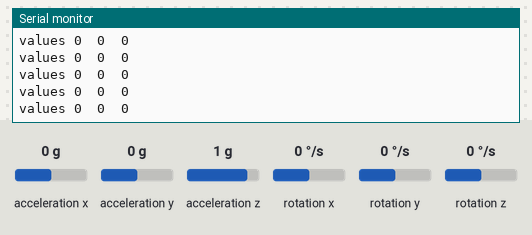
This sketch was run on a simulated ESP32. On the bench: the last lines printed to the serial monitor. The inputs (shaded band) are chosen by the test bench; at power-on: acceleration x 0 g, acceleration y 0 g, acceleration z 1 g, rotation z 0 °/s, rotation x 0 °/s, rotation y 0 °/s.

Above: at 1.7 s.
1.8 s: acceleration x set to -1.4 g
At 1.84 s:
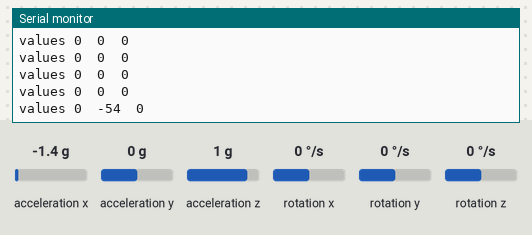
3.3 s: acceleration y set to -1.4 g
At 3.33 s:
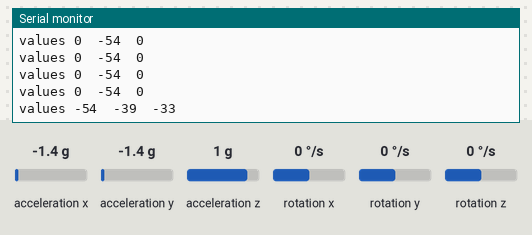
4.8 s: acceleration z set to -1.4 g
At 4.82 s:
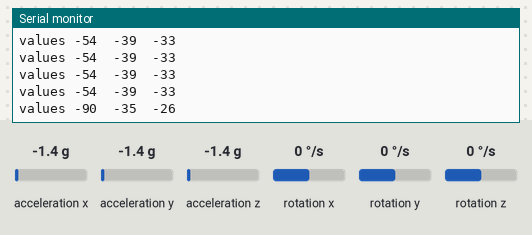
6.3 s: rotation z set to -192 °/s
At 6.32 s:
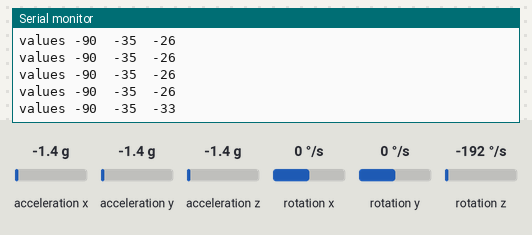
Timing chart, 0 to 8.8 s (numbered marks = the images above; inputs shaded):
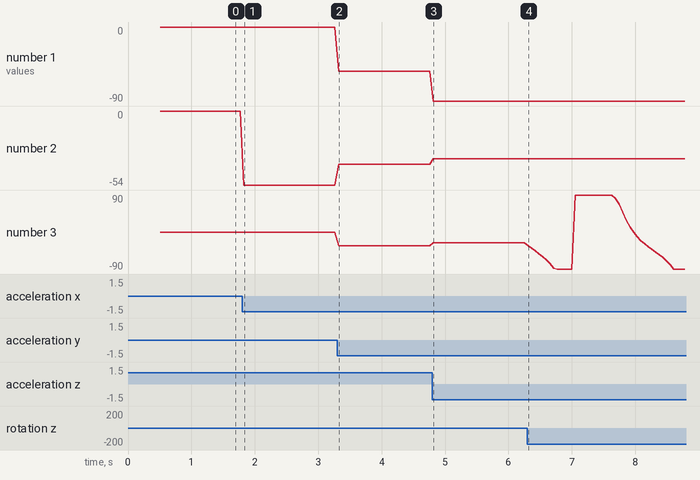

The sketch:

Car_Transmitter.ino
```cpp
#include <esp_now.h>
#include <WiFi.h>

// These are needed for MPU
#include "I2Cdev.h"
#include "MPU6050_6Axis_MotionApps20.h"
#if I2CDEV_IMPLEMENTATION == I2CDEV_ARDUINO_WIRE
    #include "Wire.h"
#endif

// MPU control/status vars
MPU6050 mpu;
bool dmpReady = false;  // set true if DMP init was successful
uint8_t devStatus;      // return status after each device operation (0 = success, !0 = error)
uint8_t fifoBuffer[64]; // FIFO storage buffer
Quaternion q;           // [w, x, y, z]         quaternion container
VectorFloat gravity;    // [x, y, z]            gravity vector
float ypr[3];           // [yaw, pitch, roll]   yaw/pitch/roll container and gravity vector

// RECEIVER MAC Address
uint8_t receiverMacAddress[] = {0x08, 0xA6, 0xF7, 0xB1, 0x12, 0x58};  // 08:A6:F7:B1:12:58

struct PacketData
{
  byte xAxisValue;
  byte yAxisValue;
  byte zAxisValue;
};
PacketData data;

// callback when data is sent
void OnDataSent(const uint8_t *mac_addr, esp_now_send_status_t status)
{
  // Serial.println(status == ESP_NOW_SEND_SUCCESS ? "Message sent" : "Message failed");
}

void setupMPU()
{
  // join I2C bus (I2Cdev library doesn't do this automatically)
  #if I2CDEV_IMPLEMENTATION == I2CDEV_ARDUINO_WIRE
      Wire.begin();
      Wire.setClock(400000); // 400kHz I2C clock. Comment this line if having compilation difficulties
  #elif I2CDEV_IMPLEMENTATION == I2CDEV_BUILTIN_FASTWIRE
      Fastwire::setup(400, true);
  #endif

  mpu.initialize();
  devStatus = mpu.dmpInitialize();
  // make sure it worked (returns 0 if so)
  if (devStatus == 0)
  {
      // Calibration Time: generate offsets and calibrate our MPU6050
      mpu.CalibrateAccel(6);
      mpu.CalibrateGyro(6);
      mpu.setDMPEnabled(true);
      dmpReady = true;
  }
}

void setup()
{
  Serial.begin(115200);
  WiFi.mode(WIFI_STA);
  // Init ESP-NOW
  if (esp_now_init() != ESP_OK)
  {
    Serial.println("Error initializing ESP-NOW");
    return;
  }
  else
  {
    Serial.println("Success: Initialized ESP-NOW");
  }

  esp_now_register_send_cb(OnDataSent);

  // Register peer
  esp_now_peer_info_t peerInfo;
  memcpy(peerInfo.peer_addr, receiverMacAddress, 6);
  peerInfo.channel = 0;
  peerInfo.encrypt = false;

  // Add peer
  if (esp_now_add_peer(&peerInfo) != ESP_OK)
  {
    Serial.println("Failed to add peer");
    return;
  }
  else
  {
    Serial.println("Success: Added peer");
  }

  //This is to set up MPU6050 sensor
  setupMPU();
}

void loop()
{
  // if programming failed, don't try to do anything
  if (!dmpReady) return;

  // read a packet from FIFO. Get the Latest packet
  if (mpu.dmpGetCurrentFIFOPacket(fifoBuffer))
  {
    mpu.dmpGetQuaternion(&q, fifoBuffer);
    mpu.dmpGetGravity(&gravity, &q);
    mpu.dmpGetYawPitchRoll(ypr, &q, &gravity);

    int xAxisValue = constrain(ypr[2] * 180/M_PI, -90, 90);
    int yAxisValue = constrain(ypr[1] * 180/M_PI, -90, 90);
    int zAxisValue = constrain(ypr[0] * 180/M_PI, -90, 90);

    // Map sensor values to byte range
    data.xAxisValue = map(xAxisValue, -90, 90, 0, 254);
    data.yAxisValue = map(yAxisValue, -90, 90, 0, 254);
    data.zAxisValue = map(zAxisValue, -90, 90, 0, 254);

    // Send the data using ESP-NOW
    esp_err_t result = esp_now_send(receiverMacAddress, (uint8_t *) &data, sizeof(data));

    // Debugging output
    String inputData = "values " + String(xAxisValue) + "  " + String(yAxisValue) + "  " + String(zAxisValue);
    Serial.println(inputData);

    delay(50);  // Small delay for smoother data transmission
  }
}
```

Measured:
- after the input at 1.8 s, the serial monitor: prints a new line at once (image 1)
- after the input at 3.3 s, the serial monitor: prints a new line at once (image 2)
- after the input at 4.8 s, the serial monitor: prints a new line at once (image 3)
- after the input at 6.3 s, the serial monitor: prints a new line at once (image 4)
- plotted number 1: -54 → -90 after the input at 4.8 s
- plotted number 2: 0 → -54 after the input at 1.8 s, -54 → -39 after the input at 3.3 s, -39 → -35 after the input at 4.8 s
- plotted number 3: 0 → -33 after the input at 3.3 s, -33 → -26 after the input at 4.8 s
